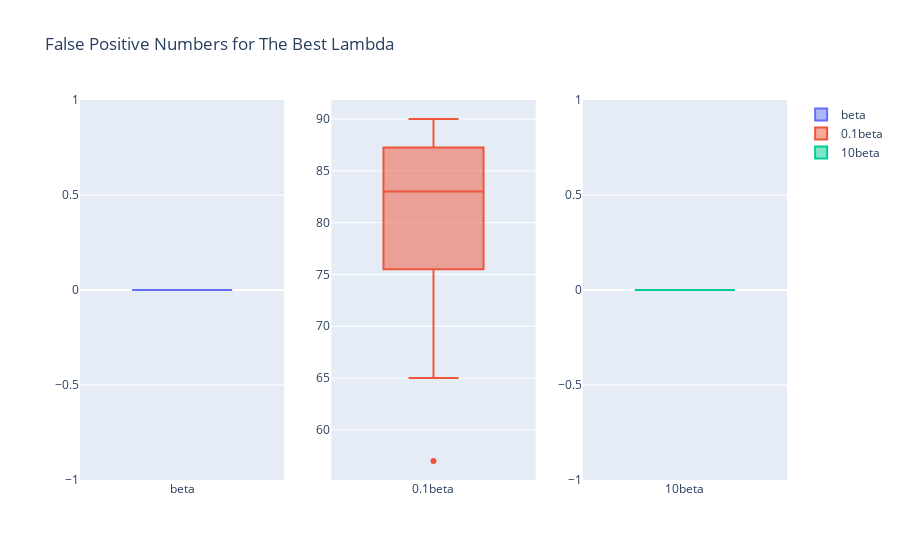

The notebook cell this image was saved under:
### Code cell
fig = make_subplots(rows=1, cols=3)
trace1= go.Box(
    y=best_false_positives[0],
    name='beta'
)
trace2= go.Box(
    y=best_false_positives[1],
    name='0.1beta'
)
trace3= go.Box(
    y=best_false_positives[2],
    name='10beta'
)

fig.append_trace(trace1, row = 1, col = 1)
fig.append_trace(trace2, row = 1, col = 2)
fig.append_trace(trace3, row = 1, col = 3)

fig.update_layout(
    title='False Positive Numbers for The Best Lambda')

fig.show()

### Figure 1 — Plotly figure (JSON) as saved in the notebook; plotly's stock layout.template omitted (floating-point values rounded to 4 significant figures)
{"data": [{"name": "beta", "type": "box", "xaxis": "x", "y": [0, 0, 0, 0, 0, 0, 0, 0, 0, 0, 0, 0, 0, 0, 0, 0, 0, 0, 0, 0, 0, 0, 0, 0, 0], "yaxis": "y"}, {"name": "0.1beta", "type": "box", "xaxis": "x2", "y": [90, 85, 71, 86, 76, 88, 76, 77, 83, 89, 67, 74, 81, 85, 65, 81, 89, 90, 87, 74, 88, 85, 80, 85, 57], "yaxis": "y2"}, {"name": "10beta", "type": "box", "xaxis": "x3", "y": [0, 0, 0, 0, 0, 0, 0, 0, 0, 0, 0, 0, 0, 0, 0, 0, 0, 0, 0, 0, 0, 0, 0, 0, 0], "yaxis": "y3"}], "layout": {"autosize": true, "title": {"text": "False Positive Numbers for The Best Lambda"}, "xaxis": {"anchor": "y", "autorange": true, "domain": [0, 0.2889], "range": [-0.5, 0.5], "type": "category"}, "xaxis2": {"anchor": "y2", "autorange": true, "domain": [0.3556, 0.6444], "range": [-0.5, 0.5], "type": "category"}, "xaxis3": {"anchor": "y3", "autorange": true, "domain": [0.7111, 1], "range": [-0.5, 0.5], "type": "category"}, "yaxis": {"anchor": "x", "autorange": true, "domain": [0, 1], "range": [-1, 1], "type": "linear"}, "yaxis2": {"anchor": "x2", "autorange": true, "domain": [0, 1], "range": [55.17, 91.83], "type": "linear"}, "yaxis3": {"anchor": "x3", "autorange": true, "domain": [0, 1], "range": [-1, 1], "type": "linear"}}}
